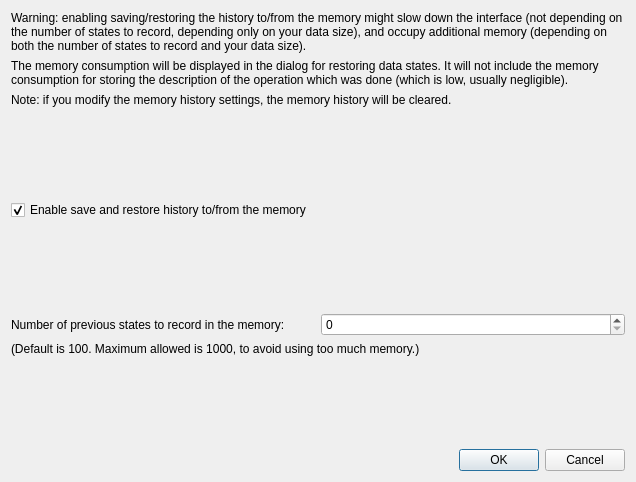
<?xml version="1.0" encoding="UTF-8"?>
<ui version="4.0">
 <class>SettingsRestoreDataFromMemoryForm_template</class>
 <widget class="QDialog" name="SettingsRestoreDataFromMemoryForm_template">
  <property name="geometry">
   <rect>
    <x>0</x>
    <y>0</y>
    <width>636</width>
    <height>482</height>
   </rect>
  </property>
  <property name="windowTitle">
   <string comment="The title of the dialog of settings for recording and restoring data (undo/redo) from memory">Settings for restore data state from memory</string>
  </property>
  <layout class="QVBoxLayout" name="verticalLayout">
   <item>
    <widget class="QLabel" name="label">
     <property name="sizePolicy">
      <sizepolicy hsizetype="Minimum" vsizetype="Minimum">
       <horstretch>0</horstretch>
       <verstretch>0</verstretch>
      </sizepolicy>
     </property>
     <property name="text">
      <string>Warning: enabling saving/restoring the history to/from the memory might slow down the interface (not depending on the number of states to record, depending only on your data size), and occupy additional memory (depending on both the number of states to record and your data size).</string>
     </property>
     <property name="wordWrap">
      <bool>true</bool>
     </property>
    </widget>
   </item>
   <item>
    <widget class="QLabel" name="label2">
     <property name="sizePolicy">
      <sizepolicy hsizetype="Minimum" vsizetype="Minimum">
       <horstretch>0</horstretch>
       <verstretch>0</verstretch>
      </sizepolicy>
     </property>
     <property name="text">
      <string>The memory consumption will be displayed in the dialog for restoring data states. It will not include the memory consumption for storing the description of the operation which was done (which is low, usually negligible).</string>
     </property>
     <property name="wordWrap">
      <bool>true</bool>
     </property>
    </widget>
   </item>
   <item>
    <widget class="QLabel" name="label3">
     <property name="sizePolicy">
      <sizepolicy hsizetype="Minimum" vsizetype="Minimum">
       <horstretch>0</horstretch>
       <verstretch>0</verstretch>
      </sizepolicy>
     </property>
     <property name="text">
      <string comment="Memory history refers to the history to be kept in the computer memory">Note: if you modify the memory history settings, the memory history will be cleared.</string>
     </property>
     <property name="wordWrap">
      <bool>true</bool>
     </property>
    </widget>
   </item>
   <item>
    <spacer name="verticalSpacer">
     <property name="orientation">
      <enum>Qt::Vertical</enum>
     </property>
     <property name="sizeHint" stdset="0">
      <size>
       <width>20</width>
       <height>40</height>
      </size>
     </property>
    </spacer>
   </item>
   <item>
    <widget class="QCheckBox" name="enableHistoryInMemoryCheckBox">
     <property name="text">
      <string>Enable save and restore history to/from the memory</string>
     </property>
     <property name="checked">
      <bool>true</bool>
     </property>
    </widget>
   </item>
   <item>
    <spacer name="verticalSpacer_2">
     <property name="orientation">
      <enum>Qt::Vertical</enum>
     </property>
     <property name="sizeHint" stdset="0">
      <size>
       <width>20</width>
       <height>37</height>
      </size>
     </property>
    </spacer>
   </item>
   <item>
    <layout class="QHBoxLayout" name="horizontalLayout">
     <item>
      <widget class="QLabel" name="maxStatesLabel">
       <property name="text">
        <string>Number of previous states to record in the memory:</string>
       </property>
      </widget>
     </item>
     <item>
      <widget class="QSpinBox" name="maxStatesSpinBox"/>
     </item>
    </layout>
   </item>
   <item>
    <widget class="QLabel" name="maxStatesLabel2">
     <property name="sizePolicy">
      <sizepolicy hsizetype="Minimum" vsizetype="Minimum">
       <horstretch>0</horstretch>
       <verstretch>0</verstretch>
      </sizepolicy>
     </property>
     <property name="text">
      <string comment="100 is the default number of states to record in the memory, and 1000 is the maximum number of states to record in the memory">(Default is 100. Maximum allowed is 1000, to avoid using too much memory.)</string>
     </property>
     <property name="wordWrap">
      <bool>true</bool>
     </property>
    </widget>
   </item>
   <item>
    <spacer name="verticalSpacer_3">
     <property name="orientation">
      <enum>Qt::Vertical</enum>
     </property>
     <property name="sizeHint" stdset="0">
      <size>
       <width>20</width>
       <height>40</height>
      </size>
     </property>
    </spacer>
   </item>
   <item>
    <layout class="QHBoxLayout" name="horizontalLayout_2"/>
   </item>
   <item>
    <widget class="QDialogButtonBox" name="buttonBox">
     <property name="orientation">
      <enum>Qt::Horizontal</enum>
     </property>
     <property name="standardButtons">
      <set>QDialogButtonBox::Cancel|QDialogButtonBox::Ok</set>
     </property>
    </widget>
   </item>
  </layout>
 </widget>
 <resources/>
 <connections>
  <connection>
   <sender>buttonBox</sender>
   <signal>accepted()</signal>
   <receiver>SettingsRestoreDataFromMemoryForm_template</receiver>
   <slot>accept()</slot>
   <hints>
    <hint type="sourcelabel">
     <x>248</x>
     <y>254</y>
    </hint>
    <hint type="destinationlabel">
     <x>157</x>
     <y>274</y>
    </hint>
   </hints>
  </connection>
  <connection>
   <sender>buttonBox</sender>
   <signal>rejected()</signal>
   <receiver>SettingsRestoreDataFromMemoryForm_template</receiver>
   <slot>reject()</slot>
   <hints>
    <hint type="sourcelabel">
     <x>316</x>
     <y>260</y>
    </hint>
    <hint type="destinationlabel">
     <x>286</x>
     <y>274</y>
    </hint>
   </hints>
  </connection>
 </connections>
</ui>
